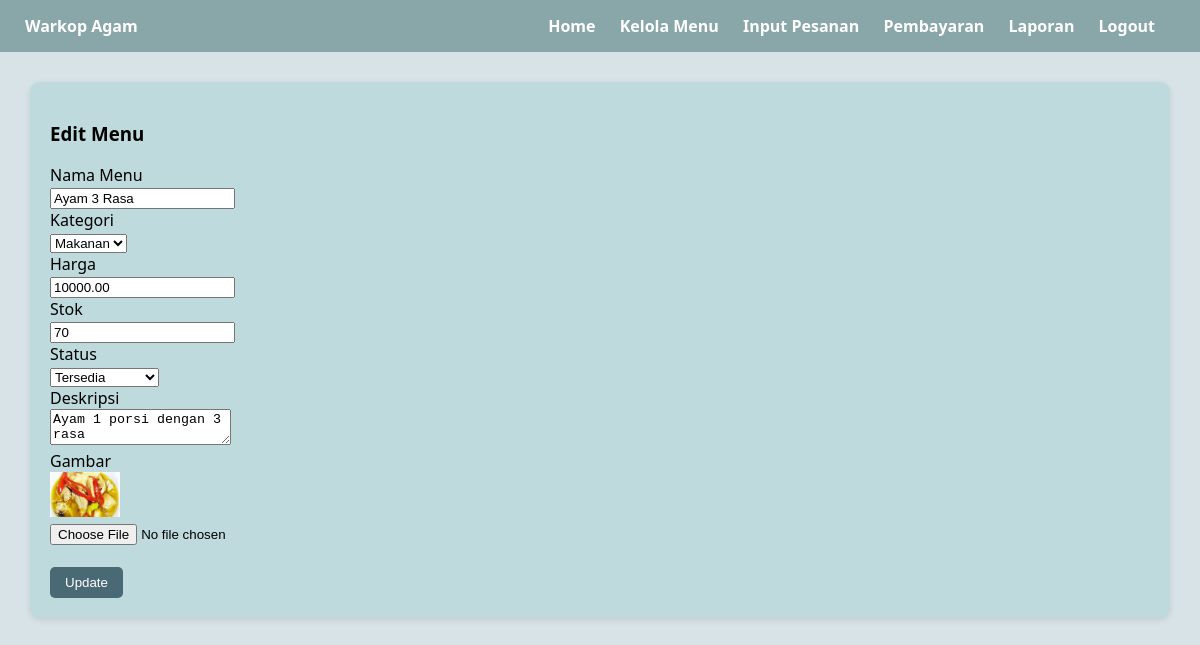
Screenshot of /menu/edit_menu.php?id=2 (signed in) with the database file from the repository.
### tables this page shows
CREATE TABLE `menu` (
  `id_menu` int(11) NOT NULL,
  `nama_menu` varchar(100) NOT NULL,
  `kategori` enum('Makanan','Minuman') NOT NULL,
  `harga` decimal(10,2) NOT NULL,
  `stok` int(55) NOT NULL,
  `status` enum('Tersedia','Tidak Tersedia') NOT NULL,
  `deskripsi` text NOT NULL,
  `gambar` varchar(255) NOT NULL
);

### menu/edit_menu.php (the view, shortened to what this page needs)
<?php
require '../includes/config.php';
$id = $_GET['id'] ?? 0;
$result = $mysqli->query("SELECT * FROM menu WHERE id_menu = $id");
$menu = $result->fetch_assoc();
include '../includes/header.php';
?>
<div class="card">
  <h3>Edit Menu</h3>
  <form method="post" enctype="multipart/form-data">
    <label>Nama Menu</label><br>
    <input type="text" name="nama_menu" value="<?= htmlspecialchars($menu['nama_menu']) ?>" required><br>
    <label>Kategori</label><br>
    <select name="kategori">
      <option value="Makanan" <?= $menu['kategori']=='Makanan'?'selected':'' ?>>Makanan</option>
    </select><br>
    <label>Harga</label><br>
    <input type="number" name="harga" value="<?= $menu['harga'] ?>" required><br>
    <label>Stok</label><br>
    <input type="number" name="stok" value="<?= $menu['stok'] ?>" required><br>
    <label>Status</label><br>
    <select name="status">
      <option value="Tersedia" <?= $menu['status']=='Tersedia'?'selected':'' ?>>Tersedia</option>
    </select><br>
    <label>Deskripsi</label><br>
    <textarea name="deskripsi" rows="2"><?= htmlspecialchars($menu['deskripsi']) ?></textarea><br>
    <label>Gambar</label><br>
    <?php if ($menu['gambar']) echo "<img src='../uploads/{$menu['gambar']}' width='70'><br>"; ?>
    <input type="file" name="gambar"><br><br>
    <button class="btn" type="submit" name="update">Update</button>
  </form>
</div>
</main>
</body>
</html>

### includes/header.php (style rules this page uses)
body { font-family: 'Segoe UI', sans-serif; background-color: #D8E3E7; margin: 0; padding: 0; }
.card { background-color: #BEDADC; padding: 20px; border-radius: 10px; margin-bottom: 20px; box-shadow: 0 2px 6px rgba(0,0,0,0.1); }
.btn { background-color: #496A74; color: white; padding: 8px 15px; border: none; border-radius: 5px; cursor: pointer; text-decoration: none; }

### rows the page displays
menu: nama_menu "Ayam 3 Rasa", kategori "Makanan", harga "10000.00", stok "70", status "Tersedia", deskripsi "Ayam 1 porsi dengan 3 rasa", gambar (picture)
